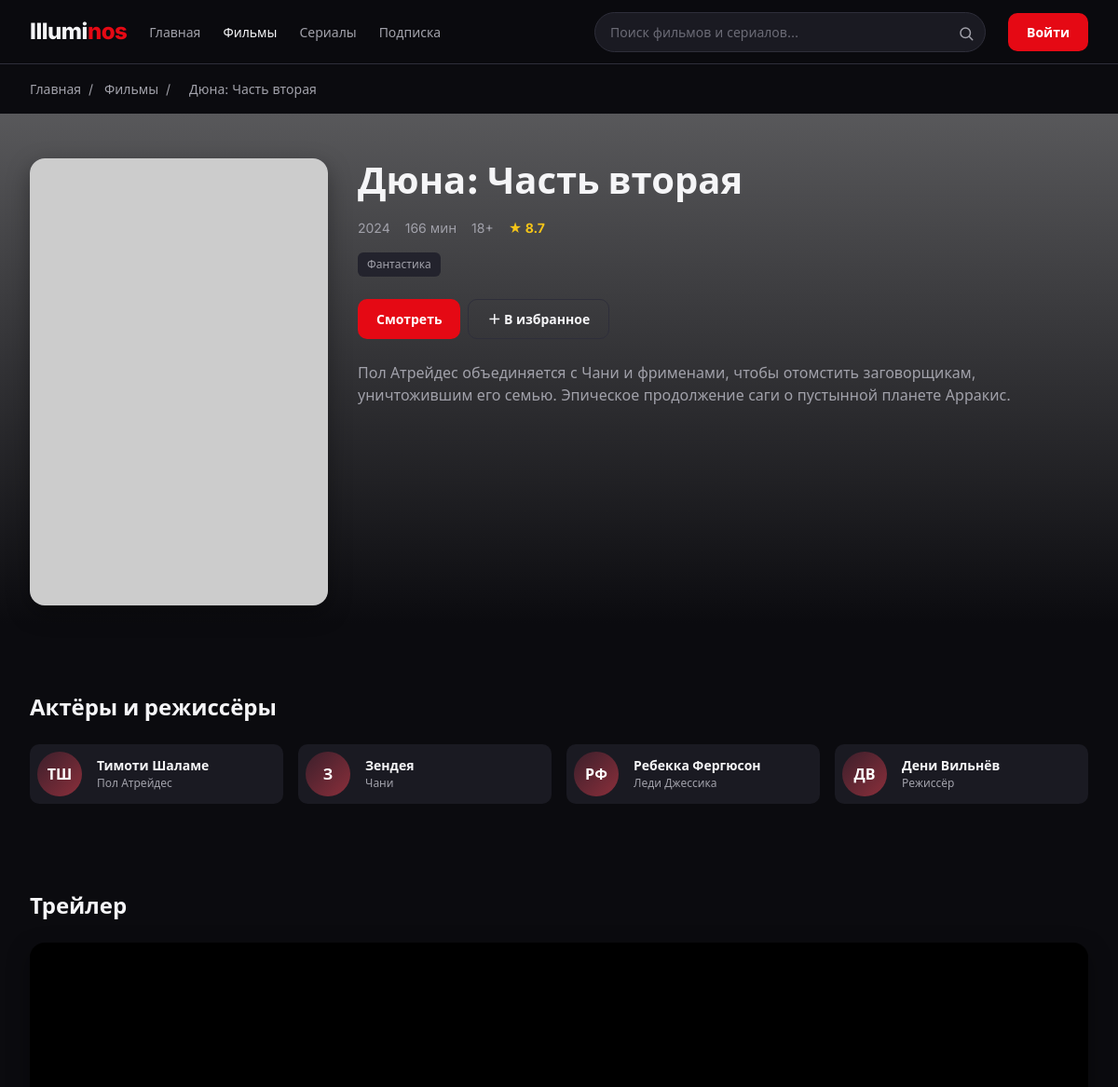
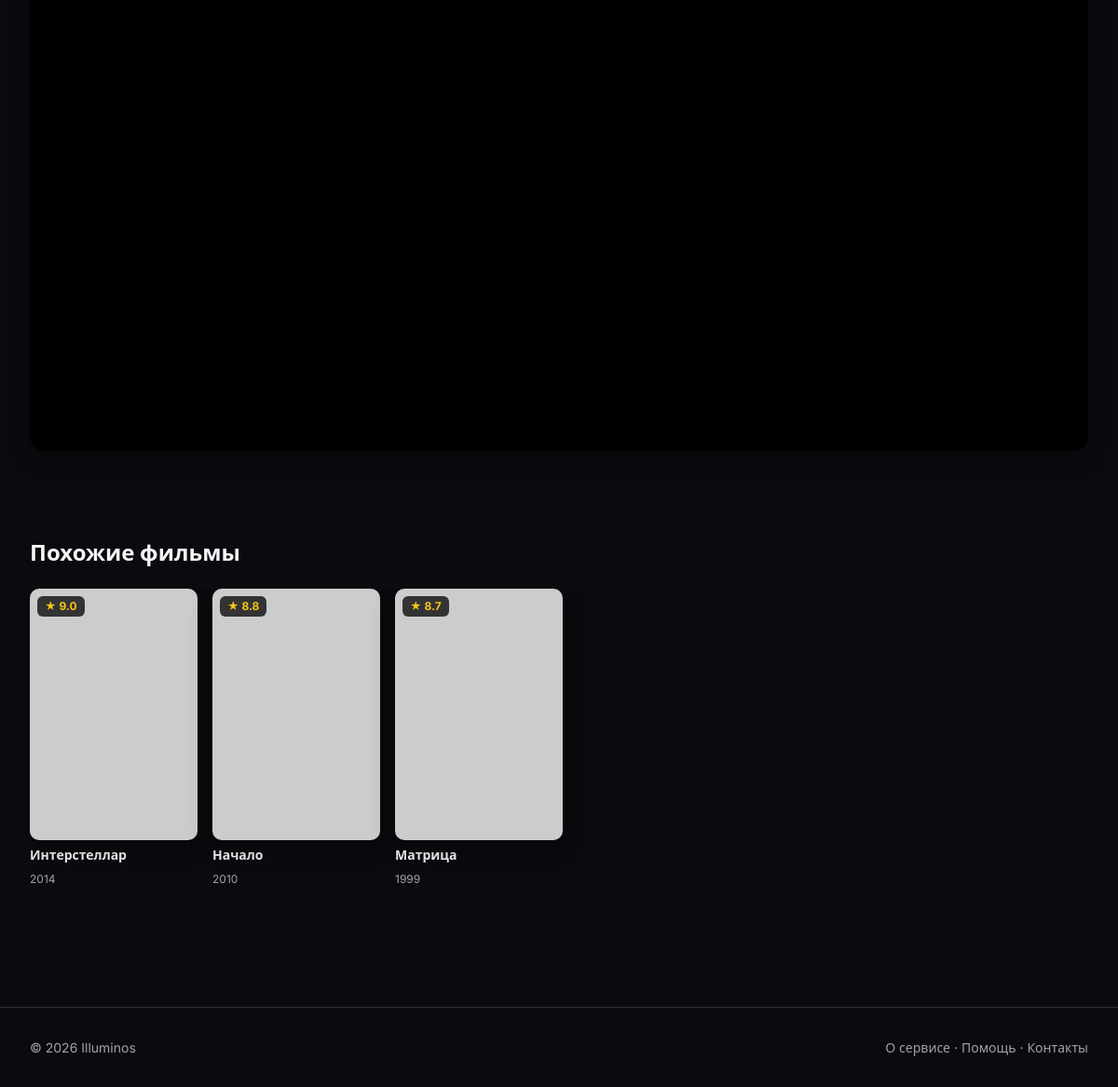
The page /movie-detail.php?slug=dune-2 on the database its author committed (2 pictures, top to bottom).
### tables this page shows
CREATE TABLE `movies` (
  `id` int UNSIGNED NOT NULL,
  `title` varchar(255) NOT NULL,
  `slug` varchar(255) NOT NULL,
  `year` smallint UNSIGNED DEFAULT NULL,
  `duration_min` smallint UNSIGNED DEFAULT NULL,
  `age_rating` varchar(10) DEFAULT NULL,
  `rating` decimal(3,1) DEFAULT NULL,
  `description` text,
  `poster_url` varchar(500) DEFAULT NULL,
  `backdrop_url` varchar(500) DEFAULT NULL,
  `trailer_url` varchar(500) DEFAULT NULL,
  `category_id` int UNSIGNED DEFAULT NULL,
  `is_new` tinyint(1) NOT NULL DEFAULT '0',
  `is_popular` tinyint(1) NOT NULL DEFAULT '0',
  `created_at` timestamp NOT NULL DEFAULT CURRENT_TIMESTAMP
);

CREATE TABLE `categories` (
  `id` int UNSIGNED NOT NULL,
  `name` varchar(50) NOT NULL,
  `slug` varchar(50) NOT NULL
);

CREATE TABLE `movie_cast` (
  `id` int UNSIGNED NOT NULL,
  `movie_id` int UNSIGNED NOT NULL,
  `person_name` varchar(255) NOT NULL,
  `role` varchar(255) DEFAULT NULL
);

### includes/helpers.php (called while the page is built, shortened)
<?php
function e(?string $s): string
{
    return htmlspecialchars((string)$s, ENT_QUOTES | ENT_HTML5, 'UTF-8');
}
function fetchAll(mysqli $conn, string $sql, array $params = [], string $types = ''): array
{
    $stmt = $conn->prepare($sql);
    if ($params) $stmt->bind_param($types, ...$params);
    $stmt->execute();
    $res  = $stmt->get_result();
    $rows = $res ? $res->fetch_all(MYSQLI_ASSOC) : [];
    return $rows;
}
function fetchOne(mysqli $conn, string $sql, array $params = [], string $types = ''): ?array
{
    $rows = fetchAll($conn, $sql, $params, $types);
    return $rows[0] ?? null;
}
function initials(string $name): string
{
    $parts = preg_split('/\s+/u', trim($name)) ?: [];
    $out = '';
    foreach (array_slice($parts, 0, 2) as $p) {
        $out .= mb_strtoupper(mb_substr($p, 0, 1, 'UTF-8'), 'UTF-8');
    }
    return $out !== '' ? $out : '?';
}
function getMovieBySlug(mysqli $conn, string $slug): ?array
{
    return fetchOne($conn,
        'SELECT m.*, c.name AS category_name
           FROM movies m
           LEFT JOIN categories c ON c.id = m.category_id
          WHERE m.slug = ?
          LIMIT 1', [$slug], 's');
}
function getMovieCast(mysqli $conn, int $movieId): array
{
    return fetchAll($conn,
        'SELECT person_name, role FROM movie_cast WHERE movie_id = ? ORDER BY id',
        [$movieId], 'i');
}
function getSimilarMovies(mysqli $conn, int $currentId, int $categoryId, int $limit = 6): array
{
    return fetchAll($conn,
        'SELECT m.*, c.name AS category_name
           FROM movies m
           LEFT JOIN categories c ON c.id = m.category_id
          WHERE m.id <> ? AND m.category_id = ?
          ORDER BY m.rating DESC, m.id ASC
          LIMIT ?',
        [$currentId, $categoryId, $limit], 'iii');
}

### movie-detail.php (the view, shortened to what this page needs)
<?php
require_once __DIR__ . '/config/db.php';
require_once __DIR__ . '/includes/helpers.php';
$slug = isset($_GET['slug']) ? trim((string)$_GET['slug']) : '';
$movie = getMovieBySlug($conn, $slug);
    ?>
    <?php
$movieId     = (int)$movie['id'];
$cast        = getMovieCast($conn, $movieId);
$similar     = getSimilarMovies($conn, $movieId, (int)($movie['category_id'] ?? 0), 6);
$currentUser = current_user($conn);
$isFav       = $currentUser !== null
    ? isFavorite($conn, (int)$currentUser['id'], 'movie', $movieId)
    : false;
require __DIR__ . '/includes/header.php';
?>
<main>
  <div class="container breadcrumbs" aria-label="Навигационная цепочка">
    <a href="index.php">Главная</a><span>/</span>
    <a href="movies.php">Фильмы</a><span>/</span>
    <span aria-current="page"><?= e($movie['title']) ?></span>
  </div>
  <section class="detail-hero">
    <img class="detail-hero__bg" src="<?= e($movie['backdrop_url']) ?>" alt="" aria-hidden="true">
    <div class="detail-hero__overlay"></div>
    <div class="container detail-hero__grid">
      <div class="detail-hero__poster">
        <img src="<?= e($movie['poster_url']) ?>" alt="Постер: <?= e($movie['title']) ?>">
      </div>
      <div>
        <h1 class="detail-hero__title"><?= e($movie['title']) ?></h1>
        <div class="detail-hero__meta">
          <span><?= (int)$movie['year'] ?></span>
          <span><?= (int)$movie['duration_min'] ?> мин</span>
          <span><?= e($movie['age_rating']) ?></span>
          <span class="rating">★ <?= number_format((float)$movie['rating'], 1) ?></span>
        </div>
        <div class="detail-hero__genres">
          <span><?= e($movie['category_name']) ?></span>
        </div>
        <div class="detail-hero__actions">
          <?php if ($currentUser): ?>
            <a href="watch.php?type=movie&slug=<?= e($movie['slug']) ?>" class="btn btn--accent">Смотреть</a>
          <?php else: ?>
            <a href="login.php?redirect=<?= e(urlencode('watch.php?type=movie&slug=' . $movie['slug'])) ?>"
               class="btn btn--accent">Смотреть</a>
          <?php endif; ?>
          <?php if ($currentUser): ?>
            <form action="favorite-toggle.php" method="post" class="fav-form">
              <input type="hidden" name="csrf_token" value="<?= e(csrf_token()) ?>">
              <input type="hidden" name="item_type" value="movie">
              <input type="hidden" name="item_id" value="<?= $movieId ?>">
              <input type="hidden" name="slug" value="<?= e($movie['slug']) ?>">
              <input type="hidden" name="redirect" value="movie-detail.php?slug=<?= e($movie['slug']) ?>">
              <button type="submit" class="btn btn--ghost" aria-pressed="<?= $isFav ? 'true' : 'false' ?>">
                <?= $isFav ? '✓ В избранном' : '＋ В избранное' ?>
              </button>
            </form>
          <?php else: ?>
            <a href="login.php?redirect=<?= e(urlencode('movie-detail.php?slug=' . $movie['slug'])) ?>"
               class="btn btn--ghost">＋ В избранное</a>
          <?php endif; ?>
        </div>
        <p class="detail-hero__desc"><?= e($movie['description']) ?></p>
      </div>
    </div>
  </section>
  <?php if ($cast): ?>
  <section class="section container" aria-labelledby="cast-title">
    <h2 id="cast-title" class="section-title">Актёры и режиссёры</h2>
    <div class="cast-grid">
      <?php foreach ($cast as $person): ?>
        <div class="cast-card">
          <div class="cast-card__avatar"><?= e(initials($person['person_name'])) ?></div>
          <div>
            <p class="cast-card__name"><?= e($person['person_name']) ?></p>
            <p class="cast-card__role"><?= e($person['role']) ?></p>
          </div>
        </div>
      <?php endforeach; ?>
    </div>
  </section>
  <?php endif; ?>
  <?php if (!empty($movie['trailer_url'])): ?>
  <section class="section container" aria-labelledby="trailer-title">
    <h2 id="trailer-title" class="section-title">Трейлер</h2>
    <div class="trailer">
      <iframe src="<?= e($movie['trailer_url']) ?>"
              title="Трейлер фильма <?= e($movie['title']) ?>"
              allowfullscreen
              allow="accelerometer; autoplay; clipboard-write; encrypted-media; gyroscope; picture-in-picture"></iframe>
    </div>
  </section>
  <?php endif; ?>
  <?php if ($similar): ?>
  <section class="section container" aria-labelledby="similar-title">
    <h2 id="similar-title" class="section-title">Похожие фильмы</h2>
    <div class="movies-row">
      <?php $cardType = 'movie'; foreach ($similar as $m): ?>
        <?php include __DIR__ . '/includes/movie-card.php'; ?>
      <?php endforeach; ?>
    </div>
  </section>
  <?php endif; ?>
</main>
<?php require __DIR__ . '/includes/footer.php'; ?>

### includes/movie-card.php
<?php
$link = ($cardType ?? 'movie') === 'series' ? 'series-detail.php' : 'movie-detail.php';
$year = isset($m['year']) ? (int)$m['year']
      : (isset($m['year_start']) ? (int)$m['year_start'] : 0);
?>
<article class="movie-card">
  <a class="movie-card__poster" href="<?= $link ?>?slug=<?= e($m['slug']) ?>">
    <span class="movie-card__rating">★ <?= number_format((float)$m['rating'], 1) ?></span>
    <img src="<?= e($m['poster_url']) ?>" alt="Постер: <?= e($m['title']) ?>" loading="lazy">
  </a>
  <h3 class="movie-card__title"><?= e($m['title']) ?></h3>
  <p class="movie-card__year"><?= $year ?></p>
</article>

### assets/css/palette.css (style rules this page uses)
:root { --color-bg: #0B0B0F; --color-surface: #1A1A22; --color-surface-2: #23232D; --color-border: #2E2E3A; --color-text: #F5F5F7; --color-text-muted: #A1A1AA; --color-text-dim: #6B6B76; --color-accent: #E50914; --color-accent-hover: #F6121D; --color-gold: #F5C518; --color-success: #22C55E; --color-error: #EF4444; --font-main: "Inter", "Manrope", system-ui, -apple-system, "Segoe UI", sans-serif; --fs-xs: 0.75rem; --fs-sm: 0.875rem; --fs-base: 1rem; --fs-lg: 1.125rem; --fs-xl: 1.5rem; --fs-2xl: 2rem; --fs-3xl: 2.5rem; --fs-4xl: 3rem; --lh-tight: 1.2; --lh-base: 1.5; --space-xs: 4px; --space-sm: 8px; --space-md: 16px; --space-lg: 24px; --space-xl: 32px; --space-2xl: 48px; --space-3xl: 64px; --radius-sm: 6px; --radius-md: 10px; --radius-lg: 16px; --radius-pill: 999px; --container-max: 1440px; --container-pad: 24px; --shadow-card: 0 8px 24px rgba(0, 0, 0, 0.35); --transition: 0.2s ease; }

### rows shown on the page
movies: title "Дюна: Часть вторая", year "2024", duration_min "166", age_rating "18+", rating "8.7", category.name "Фантастика", description "Пол Атрейдес объединяется с Чани и фрименами, чтобы отомстить заговорщикам, уничтожившим его семью. Эпическое продолжение саги о пустынной планете Арракис."
movie_cast: person_name "ТШ", person_name "Тимоти Шаламе", role "Пол Атрейдес"
movie_cast: person_name "З", person_name "Зендея", role "Чани"
movie_cast: person_name "РФ", person_name "Ребекка Фергюсон", role "Леди Джессика"
movie_cast: person_name "ДВ", person_name "Дени Вильнёв", role "Режиссёр"
movies: rating "9.0", title "Интерстеллар", year "2014"
movies: rating "8.8", title "Начало", year "2010"
movies: rating "8.7", title "Матрица", year "1999"
